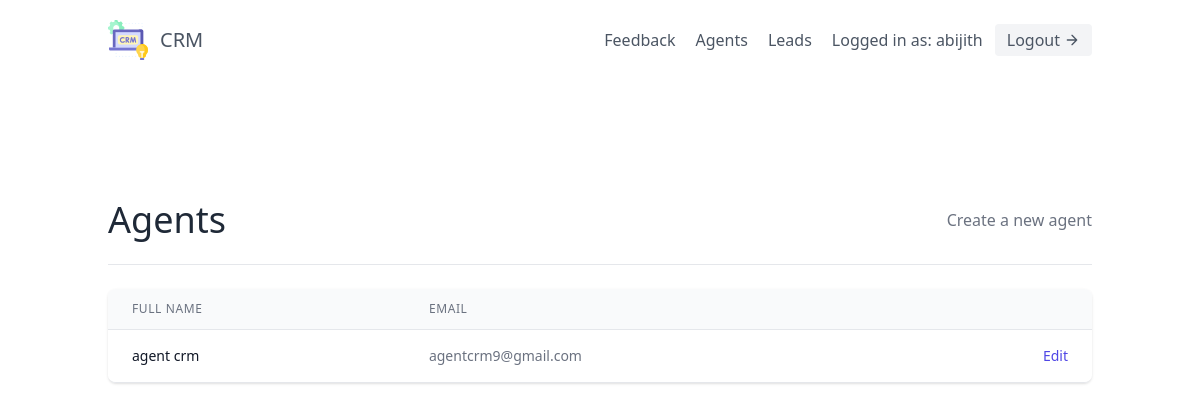
Screenshot of /agents/ (signed in) with the database file from the repository.
### leads/models.py (models this page shows, shortened)
class User(AbstractUser):
    is_organiser = models.BooleanField(default = True)
    is_agent = models.BooleanField(default = False)
    is_customer = models.BooleanField(default = False)

class Agent(models.Model):
    user = models.OneToOneField(User, on_delete = models.CASCADE)
    organisation = models.ForeignKey(UserProfile, on_delete=models.CASCADE)

### agents/views.py (the view)
# urls.py: path('',AgentListView.as_view(), name='agent-list'),
class AgentListView(OrganiserAndLoginRequiredMixin, generic.ListView):
    template_name = "agents/agent_list.html"
    def get_queryset(self):
        organisation = self.request.user.userprofile
        return Agent.objects.filter(organisation=organisation)

### agents/mixins.py (called while the page is built)
    def dispatch(self, request, *args, **kwargs):
        if not request.user.is_authenticated or not request.user.is_organiser:
            return redirect("leads:lead-list")
        return super().dispatch(request, *args, **kwargs)

### agents/templates/agents/agent_list.html (shortened to what this page needs)
{% extends "base.html" %}
{% block content %}
    <section class="text-gray-700 body-font">
        <div class="container px-5 py-24 mx-auto flex flex-wrap">
            <div class="w-full mb-6 py-6 flex justify-between items-center border-b border-gray-200">
                <div>
                    <h1 class="text-4xl text-gray-800">Agents</h1>
                </div>
                <div>
                    <a class="text-gray-500 hover:text-blue-500" href="{% url 'agents:agent-create' %}">Create a new agent</a>
                </div>
            </div>
            <div class="flex flex-col w-full">
                <div class="-my-2 overflow-x-auto sm:-mx-6 lg:-mx-8">
                <div class="py-2 align-middle inline-block min-w-full sm:px-6 lg:px-8">
                    <div class="shadow overflow-hidden border-b border-gray-200 sm:rounded-lg">
                    <table class="min-w-full divide-y divide-gray-200">
                        <thead class="bg-gray-50">
                            <tr>
                                <th scope="col" class="px-6 py-3 text-left text-xs font-medium text-gray-500 uppercase tracking-wider">
                                Full Name
                                </th>
                                <th scope="col" class="px-6 py-3 text-left text-xs font-medium text-gray-500 uppercase tracking-wider">
                                Email
                                </th>
                                <th scope="col" class="relative px-6 py-3">
                                </th>
                            </tr>
                        </thead>
                        <tbody>
                            {% for agent in object_list %}
                                <tr class="bg-white">
                                    <td class="px-6 py-4 whitespace-nowrap text-sm font-medium text-gray-900">
                                        {{ agent.user.first_name }} {{ agent.user.last_name }}
                                    </td>
                                    <td class="px-6 py-4 whitespace-nowrap text-sm text-gray-500">
                                        {{ agent.user.email }}
                                    </td>
                                    <td class="px-6 py-4 whitespace-nowrap text-right text-sm font-medium">
                                        <a href="{% url 'agents:agent-update' agent.pk %}" class="text-indigo-600 hover:text-indigo-900">
                                            Edit
                                        </a>
                                    </td>
                                </tr>
                            {% empty %}
                            <p>There are currently no agents</p>
                            {% endfor %}
                        </tbody>
                    </table>
                    </div>
                </div>
                </div>
            </div>
        </div>
      </section>
{% endblock content %}

### templates/navbar.html (shortened to what this page needs)
<header class="text-gray-600 body-font">
  <div class="container mx-auto flex flex-wrap p-5 flex-col md:flex-row items-center">
    <a class="flex title-font font-medium items-center text-gray-900 mb-4 md:mb-0">
      <a href="{% url 'landing-page'%}"><span class="ml-3 text-xl">CRM</span></a>
    </a>
    <nav class="md:ml-auto flex flex-wrap items-center text-base justify-center">
    <a href="{% url 'leads:feedback' %}" class="mr-5 hover:text-blue-500">Feedback</a>
    {% if request.user.is_organiser %}
      <a href="{% url 'agents:agent-list'%}" class="mr-5 hover:text-blue-500">Agents</a>
      <a href="{% url 'leads:lead-list'%}" class="mr-5 hover:text-blue-500">Leads</a>
    {% endif %}
    </nav>
    {% if request.user.is_authenticated %}
    Logged in as: {{ request.user.username}}
    <a href="{% url 'logout' %}" class="ml-3 inline-flex items-center bg-gray-100 border-0 py-1 px-3 focus:outline-none hover:bg-gray-200 rounded text-base mt-4 md:mt-0">
    Logout
      <svg fill="none" stroke="currentColor" stroke-linecap="round" stroke-linejoin="round" stroke-width="2" class="w-4 h-4 ml-1" viewBox="0 0 24 24">
        <path d="M5 12h14M12 5l7 7-7 7"></path>
      </svg>
    </a>
    {% endif %}
  </div>
</header>

### rows the page displays
User: user.username "abijith"
Agent: user.first_name "agent", user.last_name "crm", user.email "agentcrm9@gmail.com"
